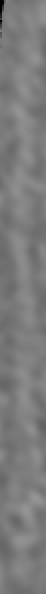
#> input picture data/PositiveControl/FilamentProjections/TomoJune_Fil06_Projection_crop.tif, 23 x 297 px, found by its file name (shown 2 times larger)
$ jupyter execute --allow-errors extract_fivePixel_subImages.ipynb
#> lines starting #> are read from the running program, lines starting #| are printed output that depends on the picture
[cell 1]
import matplotlib.pyplot as plt

import numpy as np
import matplotlib.pyplot as plt

import skimage
import skimage.external.tifffile

import os

[cell 2]
#zoom call timestamp 19:00
width = 23;
height = 69;
every = 5;

#import mask
input_image_path = os.path.abspath(os.path.join('/Users/johannesschoeneberg/Desktop/SchoenebergLab_Cal/collaboration_daniel_Serwas/PositiveControl/FilamentProjections/TomoJune_Fil06_Projection_crop.tif'))
output_folder_path = os.path.abspath(os.path.join('/Users/johannesschoeneberg/Desktop/SchoenebergLab_Cal/collaboration_daniel_Serwas/PositiveControl/FilamentProjections/output/'))


image = skimage.external.tifffile.imread(input_image_path)
#> image is the input picture: shape (297, 23); min 0, max 149, mean 123.7
print(image.shape)
#| (297, 23)
plt.imshow(image,cmap='gray')

print(np.min(image))
#| 0
globalMin = np.min(image)
#> globalMin = 0
print(np.max(image))
#| 149
globalMax = np.max(image)
#> globalMax = 149

[cell 3]
import time
start_time = time.time()


totalHeight = image.shape[0]
#> totalHeight = 297
print(totalHeight);
#| 297
nSubpictures = (np.floor(((totalHeight-height)/every))).astype(int)
#> nSubpictures = 45
subpictures = []
for i in range(0,nSubpictures):
    print(i)
    subpicture = image[i*every:height+i*every,:]

    skimage.external.tifffile.imsave(output_folder_path+"/output_"+str(i).zfill(5)+".tiff", subpicture, imagej=True );
#> this loop made 45 passes
#> pass 1, `subpicture = image[i*every:height+i*every,:]`:
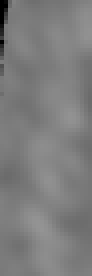
#> subpicture: shape (69, 23) (shown 4 times larger); min 0, max 148, mean 125
#> pass 3, `subpicture = image[i*every:height+i*every,:]`:
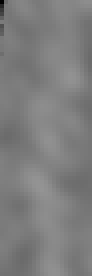
#> subpicture: shape (69, 23) (shown 4 times larger); min 0, max 148, mean 125.7

#    plt.imshow(subpicture,cmap='gray')
#    plt.show()
#    subpictures.append(subpicture)


print("--- %s seconds ---" % (time.time() - start_time))

$ run again, with data/PositiveControl/FilamentProjections/TomoJune_Fil01_Projection_crop.tif copied over data/PositiveControl/FilamentProjections/TomoJune_Fil06_Projection_crop.tif
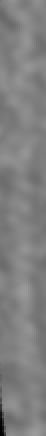
#> input picture data/PositiveControl/FilamentProjections/TomoJune_Fil01_Projection_crop.tif, 23 x 218 px, found by its file name (shown 2 times larger)
#> image is the input picture: shape (218, 23); min 0, max 156, mean 127.8
#| (218, 23)
#| 0
#> globalMin = 0
#| 156
#> globalMax = 156
#| 218
#> the loop `for i in range(0,nSubpictures):` made 29 passes
#> pass 1, `subpicture = image[i*every:height+i*every,:]`:
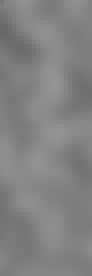
#> subpicture: shape (69, 23) (shown 4 times larger); min 104, max 149, mean 129.8
#> pass 3, `subpicture = image[i*every:height+i*every,:]`:
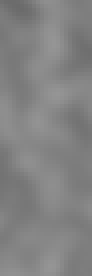
#> subpicture: shape (69, 23) (shown 4 times larger); min 107, max 149, mean 130.3

$ run again, with data/PositiveControl/FilamentProjections/TomoJune_Fil07_Projection_crop.tif copied over data/PositiveControl/FilamentProjections/TomoJune_Fil06_Projection_crop.tif
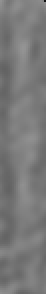
#> input picture data/PositiveControl/FilamentProjections/TomoJune_Fil07_Projection_crop.tif, 23 x 147 px, found by its file name (shown 2 times larger)
#> image is the input picture: shape (147, 23); min 19, max 148, mean 121
#| (147, 23)
#| 19
#> globalMin = 19
#| 148
#> globalMax = 148
#| 147
#> the loop `for i in range(0,nSubpictures):` made 15 passes
#> pass 1, `subpicture = image[i*every:height+i*every,:]`:
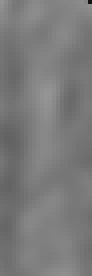
#> subpicture: shape (69, 23) (shown 4 times larger); min 19, max 148, mean 122.4

$ run again, with data/PositiveControl/FilamentProjections/TomoJune_Fil08_Projection_crop.tif copied over data/PositiveControl/FilamentProjections/TomoJune_Fil06_Projection_crop.tif
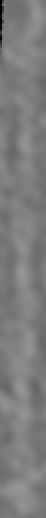
#> input picture data/PositiveControl/FilamentProjections/TomoJune_Fil08_Projection_crop.tif, 23 x 259 px, found by its file name (shown 2 times larger)
#> image is the input picture: shape (259, 23); min 0, max 150, mean 124.5
#| (259, 23)
#| 0
#> globalMin = 0
#| 150
#> globalMax = 150
#| 259
#> the loop `for i in range(0,nSubpictures):` made 38 passes
#> pass 1, `subpicture = image[i*every:height+i*every,:]`:
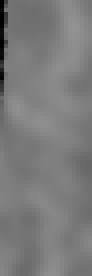
#> subpicture: shape (69, 23) (shown 4 times larger); min 0, max 147, mean 122.9
#> pass 3, `subpicture = image[i*every:height+i*every,:]`:
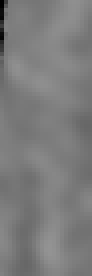
#> subpicture: shape (69, 23) (shown 4 times larger); min 0, max 147, mean 124
